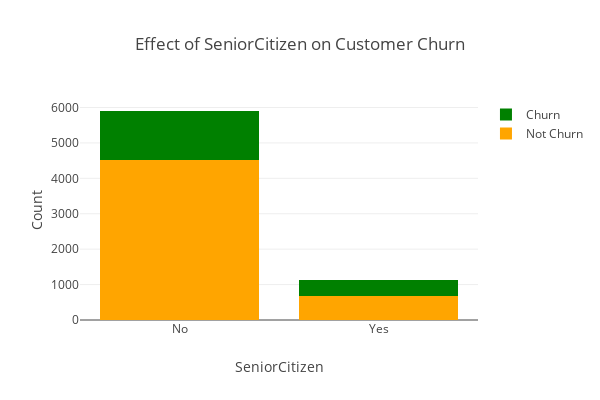

The cell this chart's notebook holds for it:
### Code cell
#Let's visualize the churn ratio for senior citizens
bar_plot('SeniorCitizen',data,barmode='stack',width=600,height=400,color1='orange',color2='green')

### Figure 1 — Plotly figure (JSON) as saved in the notebook; plotly's stock layout.template omitted (floating-point values rounded to 4 significant figures)
{"data": [{"marker": {"color": "orange"}, "name": "Not Churn", "type": "bar", "uid": "aa3bec47-c381-4726-93ab-76a60f7cb81d", "x": ["No", "Yes"], "y": [4508, 666]}, {"marker": {"color": "green"}, "name": "Churn", "type": "bar", "uid": "f42d99ff-24ae-4bd6-a284-b25db4eb7342", "x": ["No", "Yes"], "y": [1393, 476]}], "layout": {"barmode": "stack", "height": 400, "title": {"text": "Effect of SeniorCitizen on Customer Churn"}, "width": 600, "xaxis": {"title": {"text": "SeniorCitizen"}}, "yaxis": {"title": {"text": "Count"}}}}
